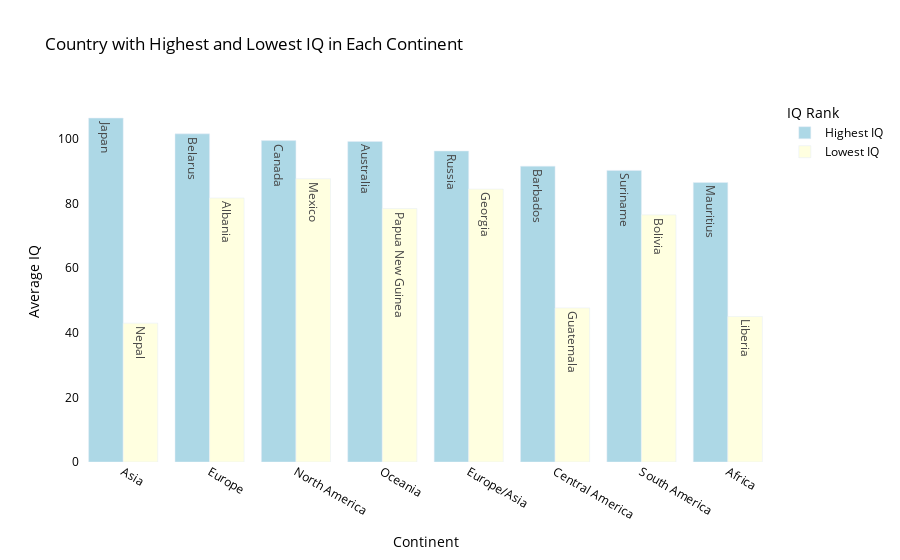

The cell this chart's notebook holds for it:
### Markdown cell above
### Creating barchart with the highest and lowest IQ countries in each continent

### Code cell
# Create an empty list to store the highest and lowest IQ countries in each continent
highest_lowest_iq = []

# Loop through each continent to find the countries with the highest and lowest IQ
for continent in df['Continent'].unique():
    continent_data = df[df['Continent'] == continent]
    
    # Find the country with the highest IQ
    highest_iq_country = continent_data.loc[continent_data[AverageIQColName].idxmax()]
    
    # Find the country with the lowest IQ
    lowest_iq_country = continent_data.loc[continent_data[AverageIQColName].idxmin()]
    
    highest_lowest_iq.append({
        'Continent': continent,
        'Highest Country': highest_iq_country[CountryColName],
        'Highest IQ': highest_iq_country[AverageIQColName],
        'Lowest Country': lowest_iq_country[CountryColName],
        'Lowest IQ': lowest_iq_country[AverageIQColName]
    })

# Convert the list into a DataFrame
highest_lowest_iq_df = pd.DataFrame(highest_lowest_iq)

# Create the figure
fig = go.Figure()

# Add bars for the highest IQ countries (soft green color)
fig.add_trace(go.Bar(
    x=highest_lowest_iq_df['Continent'],
    y=highest_lowest_iq_df['Highest IQ'],
    name='Highest IQ',
    marker=dict(color='lightblue'),
    text=highest_lowest_iq_df['Highest Country'],  # Show country names as hover text
    hoverinfo='text+y'  # Display country name and IQ value on hover
))

# Add bars for the lowest IQ countries (soft red color)
fig.add_trace(go.Bar(
    x=highest_lowest_iq_df['Continent'],
    y=highest_lowest_iq_df['Lowest IQ'],
    name='Lowest IQ',
    marker=dict(color='lightyellow'),
    text=highest_lowest_iq_df['Lowest Country'],  # Show country names as hover text
    hoverinfo='text+y'  # Display country name and IQ value on hover
))

# Update the layout
fig.update_layout(
    title="Country with Highest and Lowest IQ in Each Continent",
    xaxis_title="Continent",
    yaxis_title="Average IQ",
    barmode='group',  # Group the bars together
    plot_bgcolor='white',
    paper_bgcolor='white',
    font=dict(color='black'),
    legend_title="IQ Rank"
)

# Show the figure
pyo.init_notebook_mode(connected=True)
pyo.iplot(fig)

### Figure 1 — Plotly figure (JSON) as saved in the notebook; plotly's stock layout.template omitted (floating-point values rounded to 4 significant figures)
{"data": [{"hoverinfo": "text+y", "marker": {"color": "lightblue"}, "name": "Highest IQ", "text": ["Japan", "Belarus", "Canada", "Australia", "Russia", "Barbados", "Suriname", "Mauritius"], "type": "bar", "x": ["Asia", "Europe", "North America", "Oceania", "Europe/Asia", "Central America", "South America", "Africa"], "y": [106.5, 101.6, 99.52, 99.24, 96.29, 91.6, 90.29, 86.56]}, {"hoverinfo": "text+y", "marker": {"color": "lightyellow"}, "name": "Lowest IQ", "text": ["Nepal", "Albania", "Mexico", "Papua New Guinea", "Georgia", "Guatemala", "Bolivia", "Liberia"], "type": "bar", "x": ["Asia", "Europe", "North America", "Oceania", "Europe/Asia", "Central America", "South America", "Africa"], "y": [42.99, 81.75, 87.73, 78.49, 84.5, 47.72, 76.53, 45.07]}], "layout": {"barmode": "group", "font": {"color": "black"}, "legend": {"title": {"text": "IQ Rank"}}, "paper_bgcolor": "white", "plot_bgcolor": "white", "title": {"text": "Country with Highest and Lowest IQ in Each Continent"}, "xaxis": {"title": {"text": "Continent"}}, "yaxis": {"title": {"text": "Average IQ"}}}}
